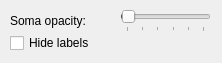
          <widget class="QWidget" name="tab_4">
           <attribute name="title">
            <string>Soma</string>
           </attribute>
           <widget class="QLabel" name="label_15">
            <property name="geometry">
             <rect>
              <x>10</x>
              <y>10</y>
              <width>101</width>
              <height>22</height>
             </rect>
            </property>
            <property name="text">
             <string>Soma opacity:</string>
            </property>
           </widget>
           <widget class="QSlider" name="SomaAlpha">
            <property name="geometry">
             <rect>
              <x>120</x>
              <y>10</y>
              <width>91</width>
              <height>22</height>
             </rect>
            </property>
            <property name="minimum">
             <number>0</number>
            </property>
            <property name="maximum">
             <number>100</number>
            </property>
            <property name="singleStep">
             <number>5</number>
            </property>
            <property name="value">
             <number>1</number>
            </property>
            <property name="orientation">
             <enum>Qt::Horizontal</enum>
            </property>
            <property name="tickPosition">
             <enum>QSlider::TicksBelow</enum>
            </property>
            <property name="tickInterval">
             <number>20</number>
            </property>
           </widget>
           <widget class="QCheckBox" name="cbx_HideSomaLabels">
            <property name="geometry">
             <rect>
              <x>10</x>
              <y>32</y>
              <width>203</width>
              <height>22</height>
             </rect>
            </property>
            <property name="text">
             <string>Hide labels</string>
            </property>
            <property name="checked">
             <bool>false</bool>
            </property>
           </widget>
          </widget>
